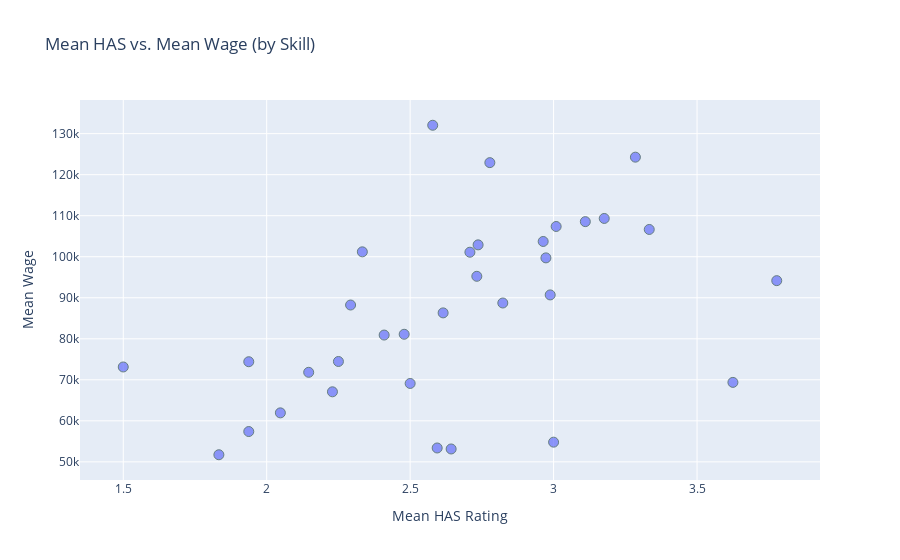

Notebook source saved alongside this figure:
### Code cell
import plotly.express as px

# Create an interactive scatter plot
fig = px.scatter(
    skill_info_df,
    x="mean_has_rating",
    y="mean_wage",
    hover_name="skill",
    labels={
        "mean_has_rating": "Mean HAS Rating",
        "mean_wage": "Mean Wage"
    },
    title="Mean HAS vs. Mean Wage (by Skill)"
)

fig.update_traces(marker=dict(size=10, opacity=0.7, line=dict(width=1, color='DarkSlateGrey')),
                  selector=dict(mode="markers"))

fig.show()

### Figure 1 — Plotly figure (JSON) as saved in the notebook; plotly's stock layout.template omitted (floating-point values rounded to 4 significant figures)
{"data": [{"hovertemplate": "<b>%{hovertext}</b><br><br>Mean HAS Rating=%{x}<br>Mean Wage=%{y}<extra></extra>", "hovertext": ["Analyzing Data or Information", "Updating and Using Relevant Knowledge", "Controlling Machines and Processes", "Developing Objectives and Strategies", "Guiding, Directing, and Motivating Subordinates", "Judging the Qualities of Objects, Services, or People", "Staffing Organizational Units", "Thinking Creatively", "Inspecting Equipment, Structures, or Materials", "Repairing and Maintaining Mechanical Equipment", "Monitoring Processes, Materials, or Surroundings", "Providing Consultation and Advice to Others", "Making Decisions and Solving Problems", "Organizing, Planning, and Prioritizing Work", "Communicating with Supervisors, Peers, or Subordinates", "Interpreting the Meaning of Information for Others", "Documenting/Recording Information", "Getting Information", "Selling or Influencing Others", "Working with Computers", "Evaluating Information to Determine Compliance with Standards", "Performing Administrative Activities", "Establishing and Maintaining Interpersonal Relationships", "Processing Information", "Training and Teaching Others", "Handling and Moving Objects", "Communicating with People Outside the Organization", "Estimating the Quantifiable Characteristics of Products, Events, or Information", "Performing for or Working Directly with the Public", "Performing General Physical Activities", "Monitoring and Controlling Resources", "Assisting and Caring for Others", "Scheduling Work and Activities"], "legendgroup": "", "marker": {"color": "#636efa", "line": {"color": "DarkSlateGrey", "width": 1}, "opacity": 0.7, "size": 10, "symbol": "circle"}, "mode": "markers", "name": "", "orientation": "v", "showlegend": false, "type": "scatter", "x": [2.579, 3.285, 2.778, 3.176, 3.111, 3.009, 3.333, 2.964, 2.737, 2.333, 2.708, 2.973, 2.732, 3.778, 2.988, 2.823, 2.292, 2.615, 2.479, 2.409, 2.25, 1.938, 1.5, 2.146, 3.625, 2.5, 2.229, 2.048, 1.938, 3.0, 2.594, 2.643, 1.833], "xaxis": "x", "y": [132000.0, 124300.0, 122900.0, 109300.0, 108600.0, 107400.0, 106600.0, 103700.0, 102900.0, 101200.0, 101100.0, 99720.0, 95230.0, 94170.0, 90690.0, 88730.0, 88230.0, 86310.0, 81100.0, 80910.0, 74470.0, 74410.0, 73130.0, 71830.0, 69380.0, 69110.0, 67080.0, 61940.0, 57390.0, 54800.0, 53380.0, 53140.0, 51730.0], "yaxis": "y"}], "layout": {"legend": {"tracegroupgap": 0}, "title": {"text": "Mean HAS vs. Mean Wage (by Skill)"}, "xaxis": {"anchor": "y", "domain": [0, 1], "title": {"text": "Mean HAS Rating"}}, "yaxis": {"anchor": "x", "domain": [0, 1], "title": {"text": "Mean Wage"}}}}
